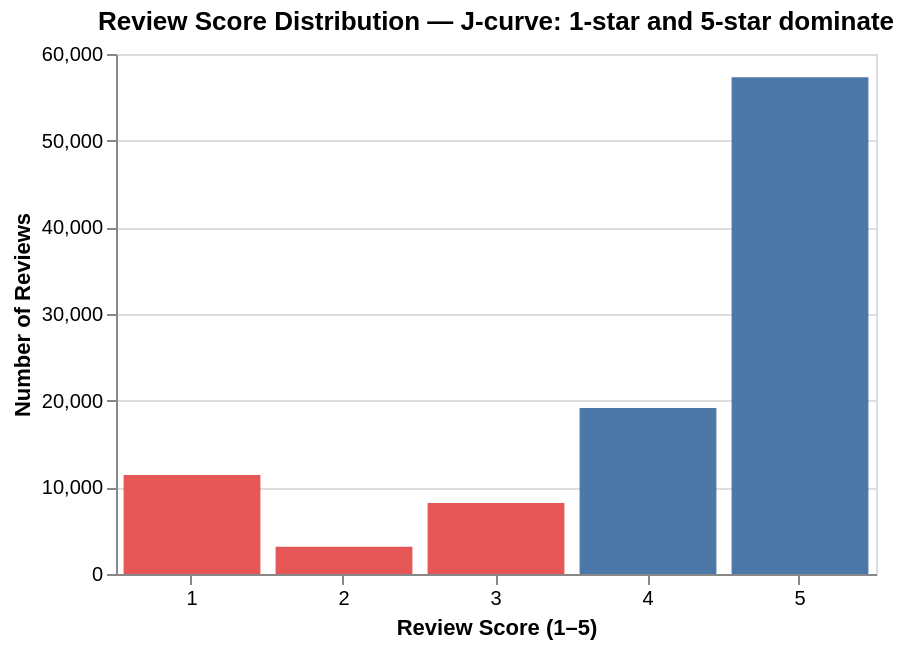

Write notebook code for a chart like this one.
### Markdown cell above
#### 7.2 Review Score Distribution
Understand the shape of the review score distribution before using it as a CX outcome metric.
Note: Olist reviews show a J-curve (1-star and 5-star dominate) — this makes mean_review sensitive to skew,
which is why non-parametric tests (Mann-Whitney U) are preferred in downstream analysis.

### Code cell
review_score_counts = (
    reviews["review_score"]
    .value_counts()
    .reset_index()
    .rename(columns={"review_score": "score", "count": "n"})
    .sort_values("score")
)

review_dist_chart = (
    alt.Chart(review_score_counts)
    .mark_bar()
    .encode(
        x=alt.X("score:O", title="Review Score (1–5)", axis=alt.Axis(labelAngle=0)),
        y=alt.Y("n:Q", title="Number of Reviews"),
        color=alt.condition(
            alt.datum.score <= 3,
            alt.value("#e45756"),   # red for low ratings (≤3)
            alt.value("#4c78a8"),   # blue for high ratings
        ),
        tooltip=[
            alt.Tooltip("score:O", title="Score"),
            alt.Tooltip("n:Q", title="Count", format=","),
        ],
    )
    .properties(
        title="Review Score Distribution — J-curve: 1-star and 5-star dominate",
        width=380,
        height=260,
    )
)

pct = reviews["review_score"].value_counts(normalize=True).sort_index() * 100
for s, p in pct.items():
    print(f"  Score {s}: {p:.1f}%")

review_dist_chart

### Figure 1 — Vega-Lite specification as saved in the notebook (floating-point values rounded to 4 significant figures)
{"config": {"view": {"continuousWidth": 300, "continuousHeight": 300}}, "data": {"name": "data-2cf7b881eead71a1fcd617fc501a0555"}, "mark": {"type": "bar"}, "encoding": {"color": {"condition": {"test": "(datum.score <= 3)", "value": "#e45756"}, "value": "#4c78a8"}, "tooltip": [{"field": "score", "title": "Score", "type": "ordinal"}, {"field": "n", "format": ",", "title": "Count", "type": "quantitative"}], "x": {"axis": {"labelAngle": 0}, "field": "score", "title": "Review Score (1–5)", "type": "ordinal"}, "y": {"field": "n", "title": "Number of Reviews", "type": "quantitative"}}, "height": 260, "title": "Review Score Distribution — J-curve: 1-star and 5-star dominate", "width": 380, "$schema": "https://vega.github.io/schema/vega-lite/v6.1.0.json", "datasets": {"data-2cf7b881eead71a1fcd617fc501a0555": [{"score": 1, "n": 11424}, {"score": 2, "n": 3151}, {"score": 3, "n": 8179}, {"score": 4, "n": 19142}, {"score": 5, "n": 57328}]}}
